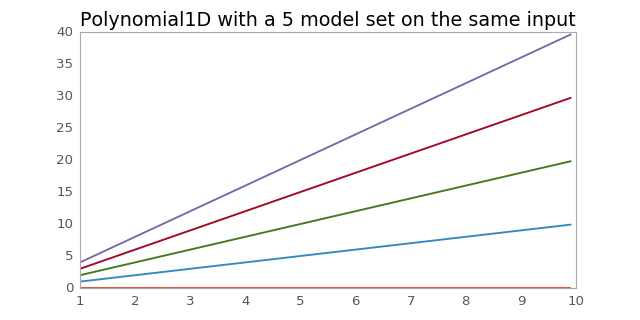

Source code (Python):
import matplotlib.pyplot as plt
import numpy as np
from astropy.modeling import models, fitting
x = np.arange(1, 10, .1)
p1 = models.Polynomial1D(1, n_models=5)
p1.c1 = [0, 1, 2, 3, 4]
y = p1(x, model_set_axis=False)
plt.figure(figsize=(8, 4))
plt.plot(x, y.T)
plt.title("Polynomial1D with a 5 model set on the same input")
plt.show()
